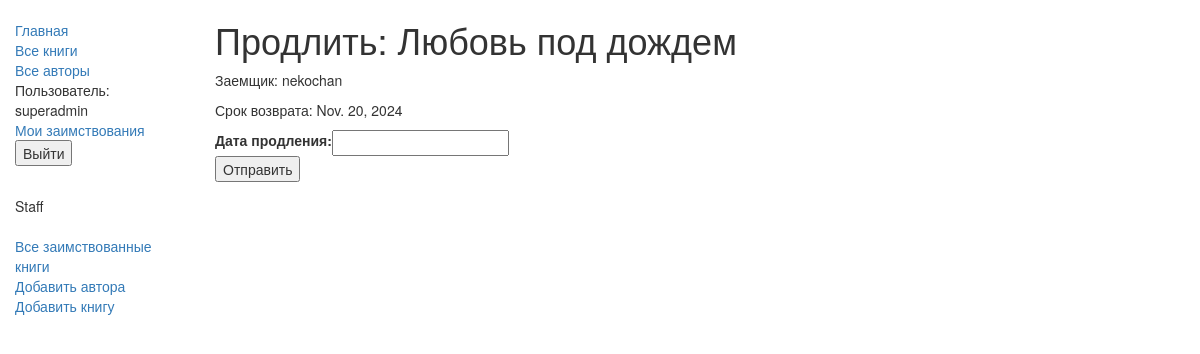
The page /catalog/book/2ee105b7-0c40-4d2e-9d9a-eeefec980ea3/renew (signed in) on the database its author committed.
### catalog/models.py (models this page shows, shortened)
class BookInstance(models.Model):
    id = models.UUIDField(primary_key=True,
                          default=uuid.uuid4,
                          help_text='Unique ID for this particular book across whole library')
    book = models.ForeignKey('Book', on_delete=models.SET_NULL, null=True)
    imprint = models.CharField(max_length=200)
    due_back = models.DateField(null=True, blank=True)
    borrower = models.ForeignKey(User, on_delete=SET_NULL, null=True, blank=True)
    @property
    def is_overdue(self):
        if self.due_back and date.today() > self.due_back:
            return True
        return False
    LOAN_STATUS = (
        ('m', 'На обслуживании'),
        ('o', 'В займе'),
        ('a', 'Доступно'),
        ('r', 'Зарезервировано'),
    )
    status = models.CharField(max_length=1,
                              choices=LOAN_STATUS,
                              blank=True,
                              default='m',
                              help_text='Book availability')
    class Meta:
        ordering = ["due_back"]
        permissions = (("can_mark_returned", "Пометить книгу как возвращенную"),)

class Book(models.Model):
    title = models.CharField(max_length=200)
    author = models.ForeignKey('Author', on_delete=models.SET_NULL, null=True)
    summary = models.TextField(max_length=1000, help_text='Enter a brief description of the book')
    isbn = models.CharField('ISBN',
                            max_length=13,
                            help_text='13 Character <a href="https://www.isbn-international.org/content/what-isbn">ISBN number</a>')
    genre = models.ManyToManyField(Genre, help_text='Select a genre for this book')
    language = models.ForeignKey('Language', on_delete=models.SET_NULL, null=True)
    def display_genre(self):
        return ', '.join([ genre.name for genre in self.genre.all()[:3] ])
    display_genre.short_description = 'Genre'

### catalog/views.py (the view)
# urls.py: path('book/<uuid:pk>/renew', views.renew_book_librarian, name='renew-book-librarian'),
@login_required
@permission_required('catalog.can_mark_returned')
def renew_book_librarian(request, pk):
    book_inst = get_object_or_404(BookInstance, pk=pk)
    if request.method == 'POST':
        form = RenewBookModelForm(request.POST)
        if form.is_valid():
            book_inst.due_back = form.cleaned_data['renewal_date']
            book_inst.save()
            return HttpResponseRedirect('all-borrowed')
    else:
        proposed_renewal_date = datetime.date.today() + datetime.timedelta(weeks=3)
        form = RenewBookModelForm(initial={
            'renewal_date': proposed_renewal_date,
        })
    return render(request,
                  'catalog/book_renew_librarian.html',
                  {'form': form, 'bookinst': book_inst})

### catalog/forms.py (shortened to what this page needs)
class RenewBookModelForm(ModelForm):
    class Meta:
        model = BookInstance
        fields = ['due_back',]
        labels = { 'due_back': _('Дата продления') }
        help_text = { 'due_back': _('Введите дату между текущим моментом и 4 неделями (по умолчанию 3).'), }

### catalog/templates/catalog/book_renew_librarian.html (shortened to what this page needs)
{% extends "base_generic.html" %}
{% block content %}
  <h1>Продлить: {{bookinst.book.title}}</h1>
  <p>Заемщик: {{bookinst.borrower}}</p>
  <p class="{% if bookinst.is_overdue %}text-danger{% endif %}">
    Срок возврата: {{ bookinst.due_back }}
  </p>
  <form action="" method="post">
    <table>
      {{ form.as_table }}
    </table>
    <input type="submit" value="Отправить">
  </form>
{% endblock %}

### catalog/templates/base_generic.html (shortened to what this page needs)
<!DOCTYPE html>
{% load static %}
<html lang="en">
<head>
     <link
      rel="stylesheet"
      href="https://maxcdn.bootstrapcdn.com/bootstrap/3.3.7/css/bootstrap.min.css" />
    {% load static %}
    <link rel="stylesheet" href="{% static 'css/styles.css' %}">
</head>
<body>
<div class="container-fluid">
    <div class="row">
        <div class="col-sm-2">
            {% block sidebar %}
                <ul class="sidebar-nav">
                    <li><a href="{% url 'index' %}">Главная</a></li>
                    <li><a href="{% url 'books' %}">Все книги</a></li>
                    <li><a href="{% url 'author' %}">Все авторы</a></li>
                    {% if user.is_authenticated %}
                        <li>Пользователь: {{ user.get_username }}</li>
                        <li><a href="{% url 'my-borrowed' %}">Мои заимствования</a></li>
                        <li>
                            <form action="{% url 'logout' %}" method="post">
                                <button type="submit">Выйти</button>
                            </form>
                        </li>
                    {% else %}
                        <li><a href="{% url 'login' %}?next={{request.path}}">Войти</a></li>
                    {% endif %}
                </ul>
            <br>
            {% if user_librarian or user.is_staff %}
                <p>Staff</p>
                    <ul class="sidebar-nav">
                        <li><a href="{% url 'all-borrowed' %}">Все заимствованные книги</a></li>
                        <li><a href="{% url 'author-create' %}">Добавить автора</a></li>
                        <li><a href="{% url 'book-create' %}">Добавить книгу</a></li>
                    </ul>
            {% endif %}
            {% endblock %}
        </div>
        <div class="col-sm-10">
            {% block content %}{% endblock %}
        </div>
    </div>
</div>
</body>
</html>

### catalog/static/css/styles.css (style rules this page uses)
.sidebar-nav { margin-top: 20px; padding: 0; list-style: none; }

### rows shown on the page
BookInstance: book "Любовь под дождем", borrower "nekochan", due_back "Nov. 20, 2024"

### other values the page prints
{{ user.get_username }} "superadmin"
